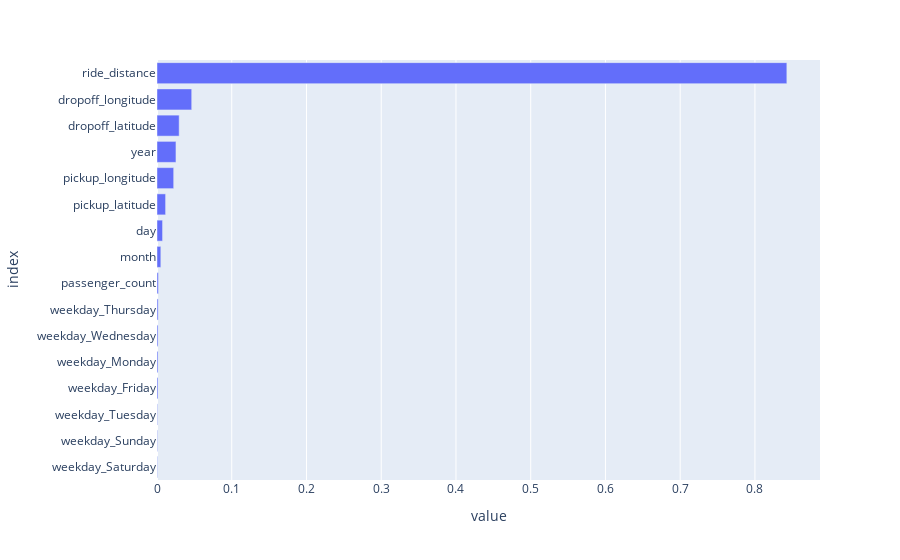

Notebook cell for this chart:
### Code cell
fig = px.bar(feature_importance, orientation="h")
fig.update_layout(
    showlegend=False, margin={"l": 120}  
)
fig.show()

### Figure 1 — Plotly figure (JSON) as saved in the notebook; plotly's stock layout.template omitted (floating-point values rounded to 4 significant figures)
{"data": [{"alignmentgroup": "True", "hovertemplate": "variable=feature_importances<br>value=%{x}<br>index=%{y}<extra></extra>", "legendgroup": "feature_importances", "marker": {"color": "#636efa", "pattern": {"shape": ""}}, "name": "feature_importances", "offsetgroup": "feature_importances", "orientation": "h", "showlegend": true, "textposition": "auto", "type": "bar", "x": [0.000574, 0.000674, 0.0007157, 0.001344, 0.001375, 0.001394, 0.001554, 0.001843, 0.005129, 0.007425, 0.0115, 0.02232, 0.02537, 0.02965, 0.04643, 0.8427], "xaxis": "x", "y": ["weekday_Saturday", "weekday_Sunday", "weekday_Tuesday", "weekday_Friday", "weekday_Monday", "weekday_Wednesday", "weekday_Thursday", "passenger_count", "month", "day", "pickup_latitude", "pickup_longitude", "year", "dropoff_latitude", "dropoff_longitude", "ride_distance"], "yaxis": "y"}], "layout": {"barmode": "relative", "legend": {"title": {"text": "variable"}, "tracegroupgap": 0}, "margin": {"l": 120, "t": 60}, "showlegend": false, "xaxis": {"anchor": "y", "domain": [0, 1], "title": {"text": "value"}}, "yaxis": {"anchor": "x", "domain": [0, 1], "title": {"text": "index"}}}}
